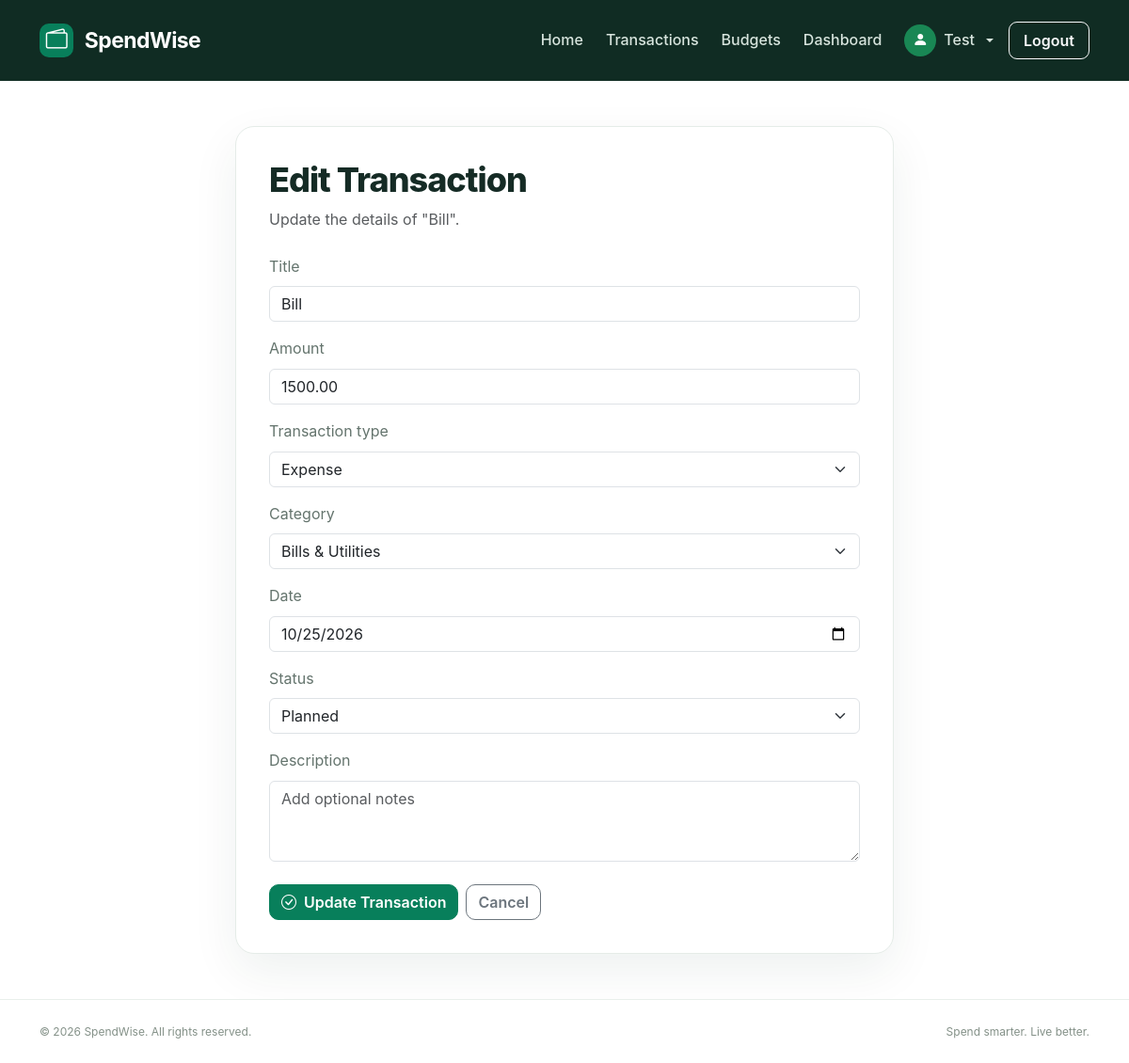
The page /transactions/19/edit/ (signed in) on the database as committed earlier.
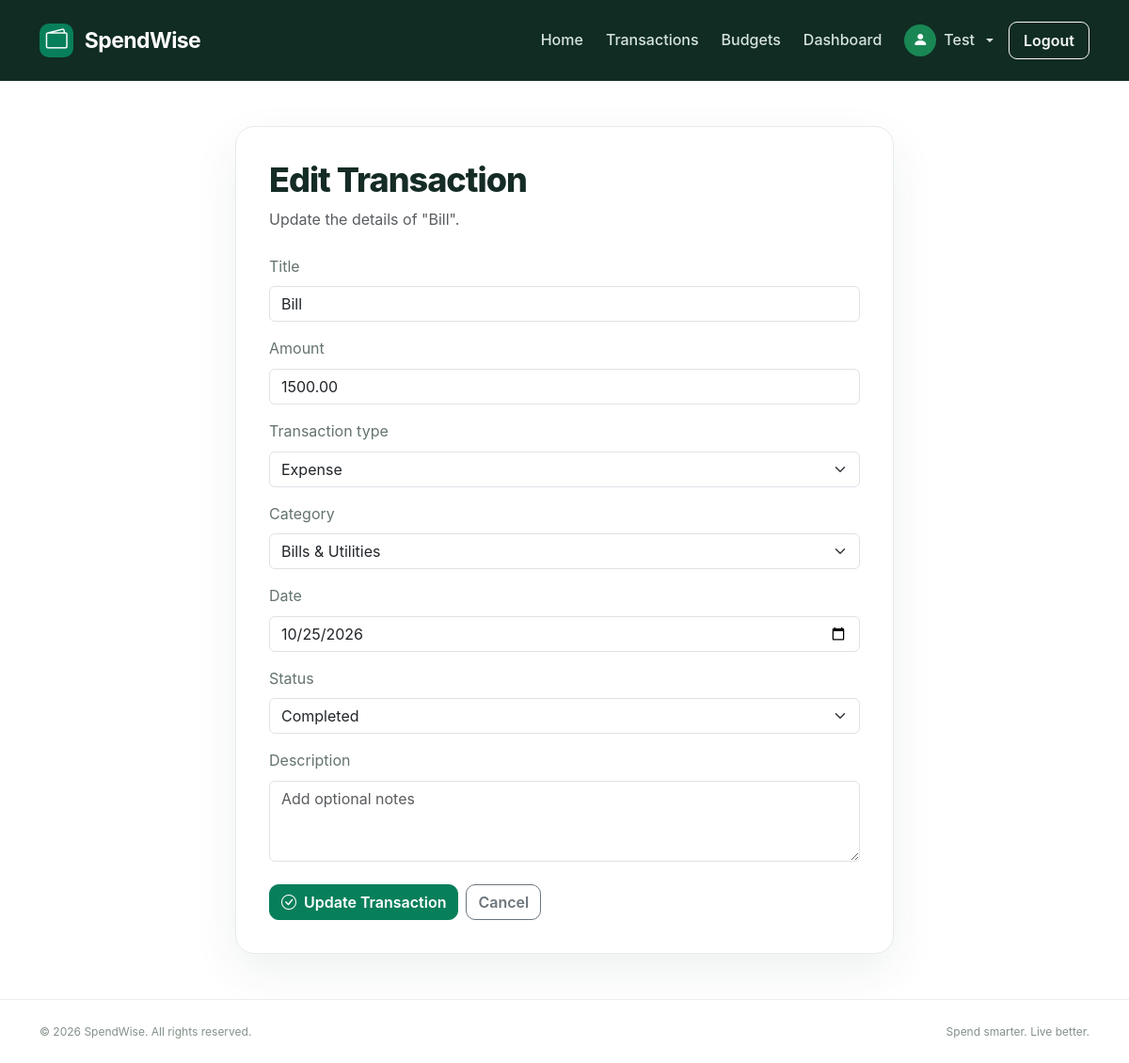
The same page on the database as committed later.
### transactions/models.py (models this page shows, shortened)
class Transaction(models.Model):
    TRANSACTION_TYPES = [
        ('income', 'Income'),
        ('expense', 'Expense'),
    ]
    STATUS_CHOICES = [
        ('planned', 'Planned'),
        ('completed', 'Completed'),
    ]
    status = models.CharField(
        max_length=10,
        choices=STATUS_CHOICES,
        default='completed',
    )
    CATEGORY_CHOICES = [
        ('salary', 'Salary'),
        ('food', 'Food'),
        ('transport', 'Transport'),
        ('shopping', 'Shopping'),
        ('bills', 'Bills & Utilities'),
        ('health', 'Health'),
        ('education', 'Education'),
        ('entertainment', 'Entertainment'),
        ('grocery','Grocery'),
        ('other', 'Other'),
    ]
    user = models.ForeignKey(
        User,
        on_delete=models.CASCADE,
        related_name='transactions'
    )
    title = models.CharField(max_length=100)
    amount = models.DecimalField(
        max_digits=12,
        decimal_places=2,
        validators=[MinValueValidator(0.01)]
    )
    transaction_type = models.CharField(
        max_length=10,
        choices=TRANSACTION_TYPES
    )
    category = models.CharField(
        max_length=20,
        choices=CATEGORY_CHOICES,
        default='other'
    )
    date = models.DateField()
    description = models.TextField(blank=True)
    created_at = models.DateTimeField(auto_now_add=True)
    updated_at = models.DateTimeField(auto_now=True)
    class Meta:
        ordering = ['-date', '-created_at']

### transactions/views.py (the view)
# urls.py: path('<int:pk>/edit/', views.edit_transaction, name='edit_transaction'),
@login_required
def edit_transaction(request, pk):
    transaction = get_object_or_404(
        Transaction,
        pk=pk,
        user=request.user
    )
    old_category = transaction.category
    old_date = transaction.date
    old_type = transaction.transaction_type
    old_status = transaction.status
    if request.method == 'POST':
        form = TransactionForm(request.POST, instance=transaction)
        if form.is_valid():
            updated_transaction = form.save()
            if old_type == 'expense' and old_status == 'completed':
                check_budget_email_safely(
                    request.user,
                    old_category,
                    old_date
                )
            if (
                updated_transaction.transaction_type == 'expense'
                and updated_transaction.status == 'completed'
            ):
                check_budget_email_safely(
                    request.user,
                    updated_transaction.category,
                    updated_transaction.date
                )
            messages.success(
                request,
                'Transaction updated successfully.'
            )
            return redirect('transaction_list')
    else:
        form = TransactionForm(instance=transaction)
    return render(
        request,
        'transactions/edit_transaction.html',
        {
            'form': form,
            'transaction': transaction,
        }
    )

### templates/transactions/edit_transaction.html (shortened to what this page needs)
{% extends 'base.html' %}
{% block content %}
<section class="container py-5">
    <div class="transaction-form-card">
        <div class="mb-4">
            <h1>Edit Transaction</h1>
            <p class="text-muted">
                Update the details of "{{ transaction.title }}".
            </p>
        </div>
        <form method="POST">
            {% for field in form %}
                <div class="mb-3">
                    <label for="{{ field.id_for_label }}"
                           class="form-label">
                        {{ field.label }}
                    </label>
                    {{ field }}
                </div>
            {% endfor %}
            <div class="d-flex gap-2 mt-4">
                <button type="submit" class="btn btn-primary">
                    <i class="bi bi-check-circle me-1"></i>
                    Update Transaction
                </button>
                <a href="{% url 'transaction_list' %}"
                   class="btn btn-outline-secondary">
                    Cancel
                </a>
            </div>
        </form>
    </div>
</section>
{% endblock %}

Rows that differ between the two databases and show on the page:
changed Transaction "Bill": status "Planned" → "Completed"
